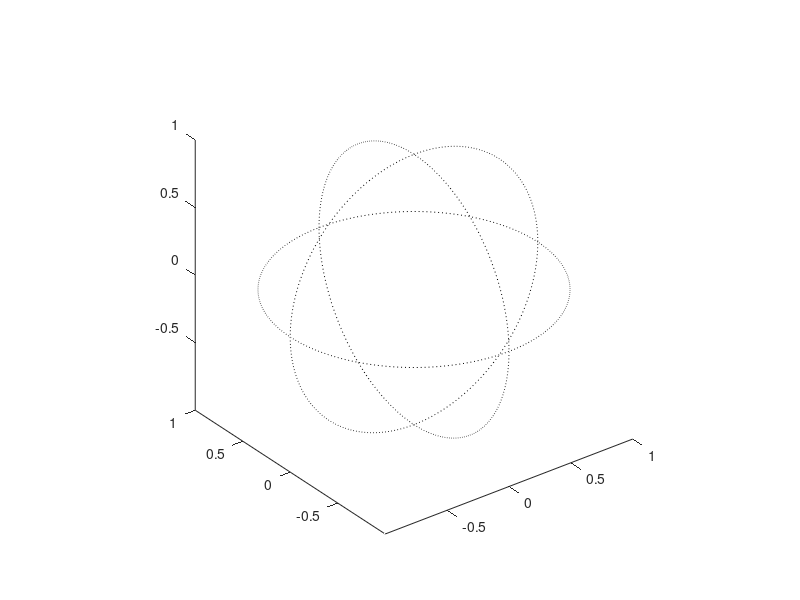

Recreate this plot in MATLAB. (Note: this script raises an error after producing the figure.)
function tests

close all;
%fractaltest;

%pool = { spherePolyRandomFracture() };
pool = { [ 1, 0, -1, 0; 0, 1, 0, -1; 0, 0, 0, 0 ] };
pool{1} = pool{1} + 0.01*(2*rand(size(pool{1}))-1);

pool{end+1} = fliplr(pool{1});
plotPool(pool);

if 1
    %fracture = spherePolyRandomFracture();
    fracture = pool{1}([2,3,1],:);
    
    if 1
        [Q,R] = qr(rand(3));
        fracture = Q * fracture;
    end
    
    hold on;
    spherePolyPlot(fracture);
    
    pool2 = {};
    for i=1:1
        [ result1, ~, success, intersectionPoints ] = spherePolyIntersect(pool{i}, fracture);
        if success
            hold on;
            plot3(intersectionPoints(1,:),intersectionPoints(2,:),intersectionPoints(3,:),'*m');
            %keyboard;
            pool2{end+1} = result1;
            [ result2, ~, success, intersectionPoints ] = spherePolyIntersect(pool{i}, fracture(:,end:-1:1));
            if success
                pool2{end+1} = result2;
            end
        end
    end
    
    plotPool(pool2);
    keyboard;
    return;
end

while numel(pool) < 10
    fprintf(1, 'fragment count: %d\n', numel(pool));
    idx = ceil(numel(pool)*rand(1));
    fracture = spherePolyRandomFracture();
    [ result1, result2, success ] = tryCut(pool{idx}, fracture);
    if success
        pool{idx} = result1;
        pool{end+1} = result2;
        plotPool(pool);
    end
end

function plotPool(pool)
colChars = 'rgbcmyk';

figure;
if 1
    phidense = linspace(0,2*pi,1000);
    A = eye(3);
    circ1 = A * cat(1, cos(phidense), sin(phidense), zeros(size(phidense)));
    circ2 = A * cat(1, zeros(size(phidense)), cos(phidense), sin(phidense));
    circ3 = A * cat(1, sin(phidense), zeros(size(phidense)), cos(phidense));
    
    plot3(circ1(1,:), circ1(2,:), circ1(3,:), 'k:');
    axis equal;
    hold on;
    plot3(circ2(1,:), circ2(2,:), circ2(3,:), 'k:');
    plot3(circ3(1,:), circ3(2,:), circ3(3,:), 'k:');
    hold off;
end

for i=1:numel(pool)
    spherePolyPlot(pool{i}, colChars(1+mod(i-1,numel(colChars))));
end
